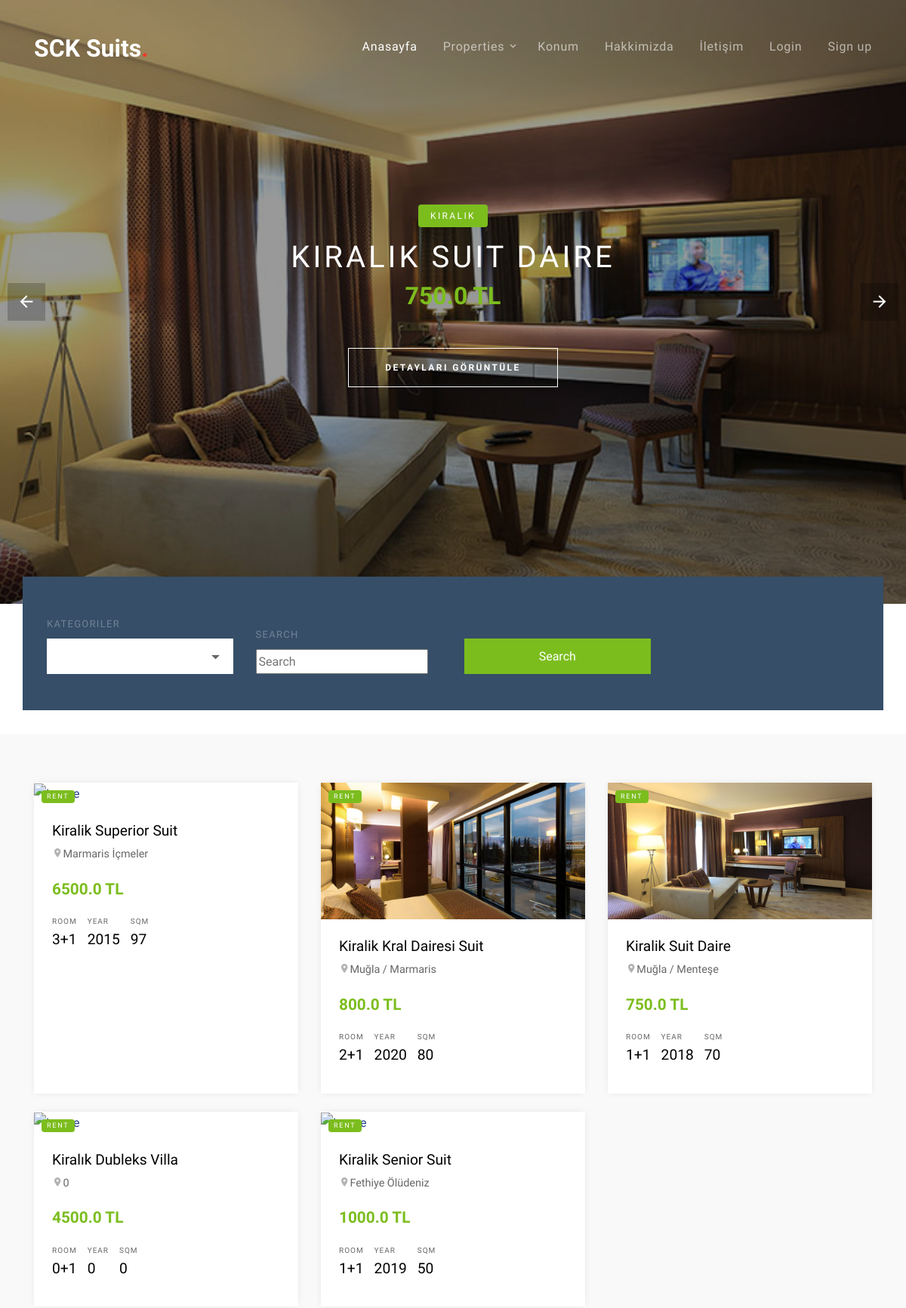
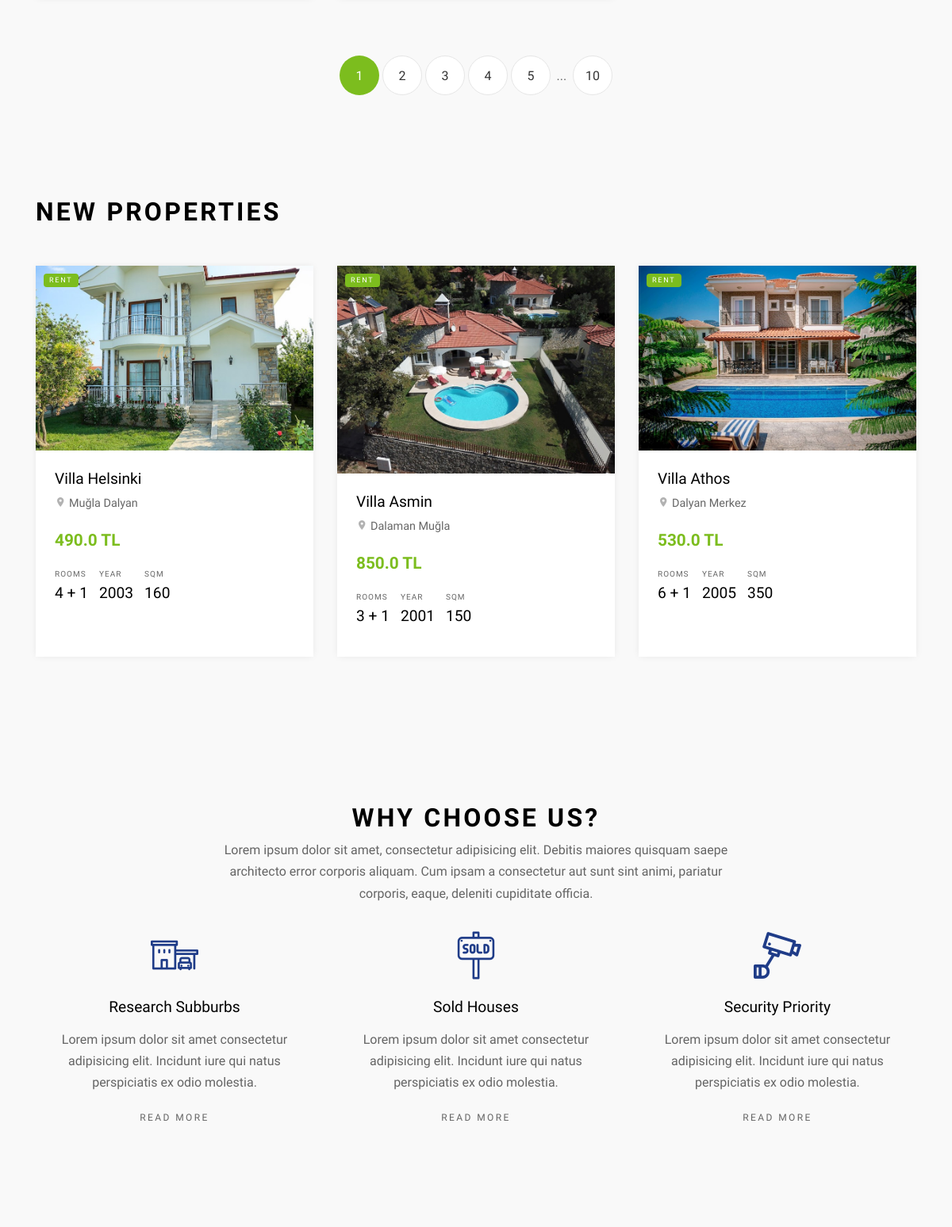
The page / (upper part) on the database its author committed (2 pictures, top to bottom).
### product/models.py (models this page shows, shortened)
class Product(models.Model):
        STATUS = (
            ('True', 'Evet'),
            ('False', 'Hayır'),
        )
        category = models.ForeignKey(Category, on_delete=models.CASCADE)
        title = models.CharField(max_length=150)
        keywords = models.CharField(max_length=255)
        description = models.CharField(max_length=255)
        image = models.ImageField(blank=True, upload_to='images/')
        price = models.FloatField()
        amount = models.IntegerField()
        detail = RichTextUploadingField()
        address = models.CharField(max_length=255)
        room = models.IntegerField(blank=True, )
        year = models.IntegerField(blank=True, )
        sqm = models.IntegerField(blank=True, )
        slug = models.SlugField(null=False, unique=True)
        status = models.CharField(max_length=10, choices=STATUS)
        create_at = models.DateTimeField(auto_now_add=True)
        update_at = models.DateTimeField(auto_now=True)
        def image_tag(self):
            return mark_safe('<img src="{}" height="50"/>'.format(self.image.url))
        image_tag.short_description = 'Image'

### property/models.py (models this page shows, shortened)
class Properties(models.Model):
    STATUS = (
        ('New', 'New'),
        ('True', 'Confirmed'),
        ('False', 'Declined'),
    )
    user = models.ForeignKey(User, on_delete=models.CASCADE, null=True)
    category = models.ForeignKey(Category, on_delete=models.CASCADE, null=True)
    title = models.CharField(max_length=150)
    keywords = models.CharField(max_length=255)
    description = models.CharField(max_length=255)
    image = models.ImageField(blank=True, upload_to='images/')
    price = models.FloatField(blank=True,)
    address = models.CharField(max_length=255)
    room = models.IntegerField(blank=True,)
    year = models.IntegerField(blank=True, )
    sqm = models.IntegerField(blank=True,)
    detail = RichTextUploadingField()
    slug = models.SlugField(null=True, unique=True)
    status = models.CharField(max_length=10, choices=STATUS,default='New')
    create_at = models.DateTimeField(auto_now_add=True)
    update_at = models.DateTimeField(auto_now=True)

### home/views.py (the view)
# urls.py: path('', views.index, name='index'),
def index(request):
    setting = Setting.objects.get(pk=1)
    sliderdata = Product.objects.all()[:4]
    category = Category.objects.all()
    randomproducts = Product.objects.all().order_by('?')[:6]
    relatedproducts = Product.objects.all().order_by('-id')[:3]
    newproperties = Properties.objects.filter(status='True').order_by('-id')[:3]
    context = {'setting': setting,
               'category': category,
               'page': 'home',
               'sliderdata': sliderdata,
               'randomproducts': randomproducts,
               'relatedproducts': relatedproducts,
               'newproperties': newproperties
               }
    return render(request, 'index.html', context)

### home/templates/index.html (shortened to what this page needs)
{% extends "homebase.html" %}
{% block slider %}
    {% include "slider.html" %}
{% endblock %}
{% block content %}
    {% include "content.html" %}
{% endblock %}

### home/templates/slider.html
{% load static %}
<div class="slide-one-item home-slider owl-carousel">
    {% for rs in sliderdata %}
      <div class="site-blocks-cover overlay" style="background-image: url({{ rs.image.url }});" data-aos="fade" data-stellar-background-ratio="0.5">
        <div class="container">
          <div class="row align-items-center justify-content-center text-center">
            <div class="col-md-10">
              <span class="d-inline-block bg-success text-white px-3 mb-3 property-offer-type rounded">Kiralık</span>
              <h1 class="mb-2">{{ rs.title }}</h1>
              <p class="mb-5"><strong class="h2 text-success font-weight-bold">{{ rs.price }} TL</strong></p>
              <p><a href="/product/{{ rs.id }}/{{ rs.slug }}" class="btn btn-white btn-outline-white py-3 px-5 rounded-0 btn-2">Detayları Görüntüle</a></p>
            </div>
          </div>
        </div>
      </div>
    {% endfor %}
</div>

### home/templates/content.html (shortened to what this page needs)
{% load static %}
<div class="site-section site-section-sm pb-0">
    <div class="container">
        <div class="row">
            <form class="form-search col-md-12" style="margin-top: -100px;" method="post" action="/search/">
                <div class="row  align-items-end">
                    <div class="col-md-3">
                        <label for="offer-types">Kategoriler</label>
                        <div class="select-wrap">
                            {% load mptt_tags %}
                            <select name="catid"  class="form-control d-block rounded-0">
                            </select>
                        </div>
                    </div>
                    <div class="col-md-3">
                        <label for="list-types">Search</label>
                        <div class="select-wrap">
                            <input id="query" name="query" type="text" placeholder="Search">
                        </div>
                    </div>
                    <div class="col-md-3">
                        <input type="submit" class="btn btn-success text-white btn-block rounded-0" value="Search">
                    </div>
                </div>
            </form>
        </div>
        <div class="row">
            <div class="col-md-12">
                <div class="view-options bg-white py-3 px-3 d-md-flex align-items-center">
                        {% load mptt_tags %}
                </div>
            </div>
        </div>
    </div>
</div>
<div class="site-section site-section-sm bg-light">
    <div class="container">
        <div class="row mb-5">
            {% for rs in randomproducts %}
                <div class="col-md-6 col-lg-4 mb-4">
                    <div class="property-entry h-100">
                        <a href="/product/{{ rs.id }}/{{ rs.slug }}" class="property-thumbnail">
                            <div class="offer-type-wrap">
                                <span class="offer-type bg-success">Rent</span>
                            </div>
                            <img src="{{ rs.image.url }}" alt="Image" class="img-fluid">
                        </a>
                        <div class="p-4 property-body">
                            <h2 class="property-title"><a href="/product/{{ rs.id }}/{{ rs.slug }}">{{ rs.title }}</a></h2>
                            <span class="property-location d-block mb-3"><span class="property-icon icon-room"></span>{{ rs.address }}</span>
                            <strong class="property-price text-primary mb-3 d-block text-success">{{ rs.price }} TL</strong>
                            <ul class="property-specs-wrap mb-3 mb-lg-0">
                                <li>
                                    <span class="property-specs">Room</span>
                                    <span class="property-specs-number">{{ rs.room }}+1</span>
                                </li>
                                <li>
                                    <span class="property-specs">Year</span>
                                    <span class="property-specs-number">{{ rs.year }}</span>
                                </li>
                                <li>
                                    <span class="property-specs">SQM</span>
                                    <span class="property-specs-number">{{ rs.sqm }}</span>
                                </li>
                            </ul>
                        </div>
                    </div>
                </div>
            {% endfor %}
        </div>
        <div class="row">
            <div class="col-md-12 text-center">
                <div class="site-pagination">
                    <a href="#" class="active">1</a>
                    <a href="#">2</a>
                    <a href="#">3</a>
                    <a href="#">4</a>
                    <a href="#">5</a>
                    <span>...</span>
                    <a href="#">10</a>
                </div>
            </div>
        </div>
    </div>
</div>
<div class="site-section site-section-sm bg-light">
    <div class="container">
        <div class="row">
            <div class="col-12">
                <div class="site-section-title mb-5">
                    <h2>New Properties</h2>
                </div>
            </div>
        </div>
        <div class="row mb-5">
            {% for rs in newproperties %}
                <div class="col-md-6 col-lg-4 mb-4">
                    <div class="property-entry h-100">
                        <a href="/property/{{ rs.id }}/{{ rs.slug }}" class="property-thumbnail">
                            <div class="offer-type-wrap">
                                <span class="offer-type bg-success">Rent</span>
                            </div>
                            <img src="{{ rs.image.url }}" alt="Image" class="img-fluid">
                        </a>
                        <div class="p-4 property-body">
                            <h2 class="property-title"><a href="/product/{{ rs.id }}/{{ rs.slug }}">{{ rs.title }}</a></h2>
                            <span class="property-location d-block mb-3"><span class="property-icon icon-room"></span> {{ rs.address }}</span>
                            <strong class="property-price text-primary mb-3 d-block text-success">{{ rs.price }} TL</strong>
                            <ul class="property-specs-wrap mb-3 mb-lg-0">
                                <li>
                                    <span class="property-specs">Rooms</span>
                                    <span class="property-specs-number">{{ rs.room }} + 1</span>
                                </li>
                                <li>
                                    <span class="property-specs">Year</span>
                                    <span class="property-specs-number">{{ rs.year }}</span>
                                </li>
                                <li>
                                    <span class="property-specs">SQM</span>
                                    <span class="property-specs-number">{{ rs.sqm }}</span>
                                </li>
                            </ul>
                        </div>
                    </div>
                </div>
            {% endfor %}
        </div>
    </div>
    <div class="site-section">
        <div class="container">
            <div class="row justify-content-center">
                <div class="col-md-7 text-center">
                    <div class="site-section-title">
                        <h2>Why Choose Us?</h2>
                    </div>
                    <p>Lorem ipsum dolor sit amet, consectetur adipisicing elit. Debitis maiores quisquam saepe architecto error corporis aliquam. Cum ipsam a consectetur aut sunt sint animi, pariatur corporis, eaque, deleniti cupiditate officia.</p>
                </div>
            </div>
            <div class="row">
                <div class="col-md-6 col-lg-4">
                    <a href="#" class="service text-center">
                        <span class="icon flaticon-house"></span>
                        <h2 class="service-heading">Research Subburbs</h2>
                        <p>Lorem ipsum dolor sit amet consectetur adipisicing elit. Incidunt iure qui natus perspiciatis ex odio molestia.</p>
                        <p><span class="read-more">Read More</span></p>
                    </a>
                </div>
                <div class="col-md-6 col-lg-4">
                    <a href="#" class="service text-center">
                        <span class="icon flaticon-sold"></span>
                        <h2 class="service-heading">Sold Houses</h2>
                        <p>Lorem ipsum dolor sit amet consectetur adipisicing elit. Incidunt iure qui natus perspiciatis ex odio molestia.</p>
                        <p><span class="read-more">Read More</span></p>
                    </a>
                </div>
                <div class="col-md-6 col-lg-4">
                    <a href="#" class="service text-center">
                        <span class="icon flaticon-camera"></span>
                        <h2 class="service-heading">Security Priority</h2>
                        <p>Lorem ipsum dolor sit amet consectetur adipisicing elit. Incidunt iure qui natus perspiciatis ex odio molestia.</p>
                        <p><span class="read-more">Read More</span></p>
                    </a>
                </div>
            </div>
        </div>
    </div>

### rows shown on the page
Product: image (picture), title "KIRALIK SUIT DAIRE", price "750.0", title "Kiralik Suit Daire", address "Muğla / Menteşe", room "1", year "2018", sqm "70"
Product: title "Kiralik Superior Suit", address "Marmaris İçmeler", price "6500.0", room "3", year "2015", sqm "97"
Product: image (picture), title "Kiralik Kral Dairesi Suit", address "Muğla / Marmaris", price "800.0", room "2", year "2020", sqm "80"
Product: title "Kiralık Dubleks Villa", address "0", price "4500.0", room "0", year "0", sqm "0"
Product: title "Kiralik Senior Suit", address "Fethiye Ölüdeniz", price "1000.0", room "1", year "2019", sqm "50"
Properties: image (picture), title "Villa Helsinki", address "Muğla Dalyan", price "490.0", room "4", year "2003", sqm "160"
Properties: image (picture), title "Villa Asmin", address "Dalaman Muğla", price "850.0", room "3", year "2001", sqm "150"
Properties: image (picture), title "Villa Athos", address "Dalyan Merkez", price "530.0", room "6", year "2005", sqm "350"
